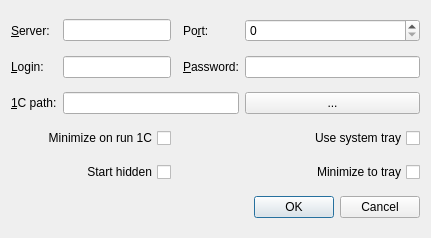
<ui version="4.0" >
 <class>SettingsDialog</class>
 <widget class="QDialog" name="SettingsDialog" >
  <property name="geometry" >
   <rect>
    <x>0</x>
    <y>0</y>
    <width>431</width>
    <height>238</height>
   </rect>
  </property>
  <property name="windowTitle" >
   <string>Settings</string>
  </property>
  <layout class="QGridLayout" name="gridLayout" >
   <item row="0" column="0" >
    <widget class="QLabel" name="labelServer" >
     <property name="text" >
      <string>&amp;Server:</string>
     </property>
     <property name="buddy" >
      <cstring>leServer</cstring>
     </property>
    </widget>
   </item>
   <item row="0" column="1" colspan="2" >
    <widget class="QLineEdit" name="leServer" />
   </item>
   <item row="0" column="4" >
    <widget class="QLabel" name="labelPort" >
     <property name="text" >
      <string>Po&amp;rt:</string>
     </property>
     <property name="buddy" >
      <cstring>sbPort</cstring>
     </property>
    </widget>
   </item>
   <item row="0" column="5" >
    <widget class="QSpinBox" name="sbPort" >
     <property name="maximum" >
      <number>65535</number>
     </property>
    </widget>
   </item>
   <item row="1" column="0" >
    <widget class="QLabel" name="labelLogin" >
     <property name="text" >
      <string>&amp;Login:</string>
     </property>
     <property name="buddy" >
      <cstring>leLogin</cstring>
     </property>
    </widget>
   </item>
   <item row="1" column="1" colspan="2" >
    <widget class="QLineEdit" name="leLogin" />
   </item>
   <item row="1" column="4" >
    <widget class="QLabel" name="labelPassword" >
     <property name="text" >
      <string>&amp;Password:</string>
     </property>
     <property name="buddy" >
      <cstring>lePassword</cstring>
     </property>
    </widget>
   </item>
   <item row="1" column="5" >
    <widget class="QLineEdit" name="lePassword" >
     <property name="echoMode" >
      <enum>QLineEdit::Password</enum>
     </property>
    </widget>
   </item>
   <item row="2" column="0" >
    <widget class="QLabel" name="label1sPath" >
     <property name="text" >
      <string>&amp;1C path:</string>
     </property>
     <property name="buddy" >
      <cstring>lePath</cstring>
     </property>
    </widget>
   </item>
   <item row="2" column="1" colspan="4" >
    <widget class="QLineEdit" name="lePath" />
   </item>
   <item row="2" column="5" >
    <widget class="QPushButton" name="pbPath" >
     <property name="text" >
      <string>...</string>
     </property>
    </widget>
   </item>
   <item row="3" column="0" colspan="3" >
    <widget class="QCheckBox" name="cbMinOnRun" >
     <property name="layoutDirection" >
      <enum>Qt::RightToLeft</enum>
     </property>
     <property name="text" >
      <string>Minimize on run 1C</string>
     </property>
    </widget>
   </item>
   <item row="3" column="3" colspan="3" >
    <widget class="QCheckBox" name="cbTrayEnabled" >
     <property name="layoutDirection" >
      <enum>Qt::RightToLeft</enum>
     </property>
     <property name="text" >
      <string>Use system tray</string>
     </property>
    </widget>
   </item>
   <item row="6" column="0" colspan="6" >
    <widget class="QDialogButtonBox" name="buttonBox" >
     <property name="orientation" >
      <enum>Qt::Horizontal</enum>
     </property>
     <property name="standardButtons" >
      <set>QDialogButtonBox::Cancel|QDialogButtonBox::Ok</set>
     </property>
    </widget>
   </item>
   <item row="4" column="3" colspan="3" >
    <widget class="QCheckBox" name="cbMinToTray" >
     <property name="layoutDirection" >
      <enum>Qt::RightToLeft</enum>
     </property>
     <property name="text" >
      <string>Minimize to tray</string>
     </property>
    </widget>
   </item>
   <item row="4" column="0" colspan="3" >
    <widget class="QCheckBox" name="cbStartHidden" >
     <property name="layoutDirection" >
      <enum>Qt::RightToLeft</enum>
     </property>
     <property name="text" >
      <string>Start hidden</string>
     </property>
    </widget>
   </item>
  </layout>
 </widget>
 <tabstops>
  <tabstop>leServer</tabstop>
  <tabstop>sbPort</tabstop>
  <tabstop>leLogin</tabstop>
  <tabstop>lePassword</tabstop>
  <tabstop>lePath</tabstop>
  <tabstop>pbPath</tabstop>
  <tabstop>cbMinOnRun</tabstop>
  <tabstop>cbTrayEnabled</tabstop>
  <tabstop>buttonBox</tabstop>
 </tabstops>
 <resources/>
 <connections>
  <connection>
   <sender>buttonBox</sender>
   <signal>accepted()</signal>
   <receiver>SettingsDialog</receiver>
   <slot>accept()</slot>
   <hints>
    <hint type="sourcelabel" >
     <x>248</x>
     <y>254</y>
    </hint>
    <hint type="destinationlabel" >
     <x>157</x>
     <y>274</y>
    </hint>
   </hints>
  </connection>
  <connection>
   <sender>buttonBox</sender>
   <signal>rejected()</signal>
   <receiver>SettingsDialog</receiver>
   <slot>reject()</slot>
   <hints>
    <hint type="sourcelabel" >
     <x>316</x>
     <y>260</y>
    </hint>
    <hint type="destinationlabel" >
     <x>286</x>
     <y>274</y>
    </hint>
   </hints>
  </connection>
 </connections>
</ui>
